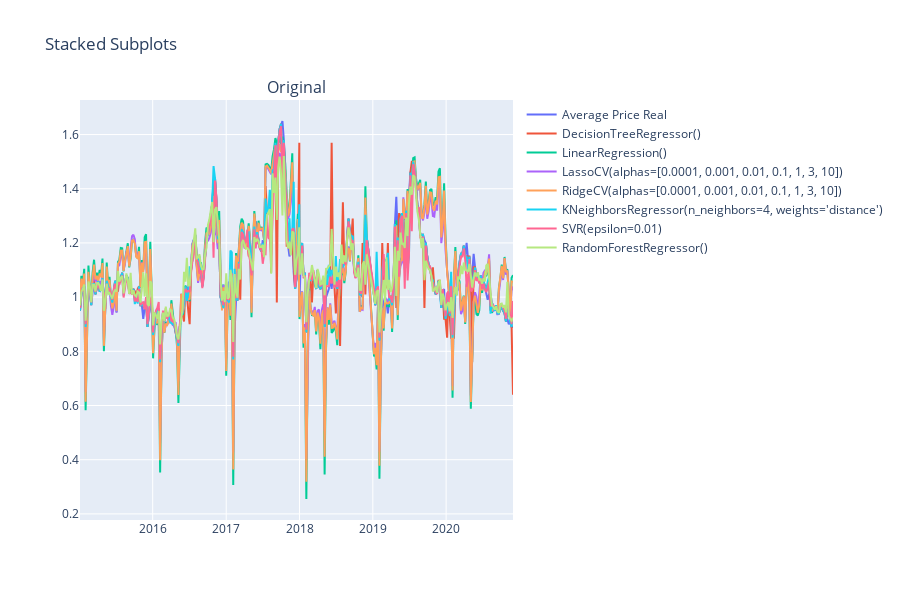

Notebook code cell kept with this figure:
### Code cell
import plotly.express as px
from plotly.subplots import make_subplots
import plotly.graph_objects as go

df = pd.read_csv("../data/slices/plot.csv")

mask1 = df['location_level'] == "Level 1"
mask2 = df['type'] == 'conventional'

df_plot = df[mask1 & mask2].copy()

fig = make_subplots(rows=1, cols=1, subplot_titles=("Original","Predicted"))

fig.append_trace(go.Scatter(
    x=df_plot['date'],
    y=df_plot['average_price'],
    name="Average Price Real"
), row=1, col=1)


for pipeline_name, pipeline in pipelines.items():
    
    y_predict = pipeline.predict(X)
    df_plot2 = df[mask2].copy()
    df_plot2['average_price_predicted'] = y_predict
    
    df_plot2 = df_plot2[mask1]

    fig.append_trace(go.Scatter(
        x=df_plot2['date'],
        y=df_plot2['average_price_predicted'],
        name=f"{pipeline.steps[1][1]}"
    ), row=1, col=1)

fig.update_layout(height=600, title_text="Stacked Subplots")
fig.show()

### Figure 1 — Plotly figure (JSON) as saved in the notebook; plotly's stock layout.template omitted (floating-point values rounded to 4 significant figures; data arrays with more than 128 entries replaced by an {"elided": "..."} marker saying what was removed)
{"data": [{"name": "Average Price Real", "type": "scatter", "x": {"elided": "306 str values"}, "xaxis": "x", "y": {"elided": "306 float values"}, "yaxis": "y"}, {"name": "DecisionTreeRegressor()", "type": "scatter", "x": {"elided": "306 str values"}, "xaxis": "x", "y": {"elided": "306 float values"}, "yaxis": "y"}, {"name": "LinearRegression()", "type": "scatter", "x": {"elided": "306 str values"}, "xaxis": "x", "y": {"elided": "306 float values"}, "yaxis": "y"}, {"name": "LassoCV(alphas=[0.0001, 0.001, 0.01, 0.1, 1, 3, 10])", "type": "scatter", "x": {"elided": "306 str values"}, "xaxis": "x", "y": {"elided": "306 float values"}, "yaxis": "y"}, {"name": "RidgeCV(alphas=[0.0001, 0.001, 0.01, 0.1, 1, 3, 10])", "type": "scatter", "x": {"elided": "306 str values"}, "xaxis": "x", "y": {"elided": "306 float values"}, "yaxis": "y"}, {"name": "KNeighborsRegressor(n_neighbors=4, weights='distance')", "type": "scatter", "x": {"elided": "306 str values"}, "xaxis": "x", "y": {"elided": "306 float values"}, "yaxis": "y"}, {"name": "SVR(epsilon=0.01)", "type": "scatter", "x": {"elided": "306 str values"}, "xaxis": "x", "y": {"elided": "306 float values"}, "yaxis": "y"}, {"name": "RandomForestRegressor()", "type": "scatter", "x": {"elided": "306 str values"}, "xaxis": "x", "y": {"elided": "306 float values"}, "yaxis": "y"}], "layout": {"annotations": [{"font": {"size": 16}, "showarrow": false, "text": "Original", "x": 0.5, "xanchor": "center", "xref": "paper", "y": 1, "yanchor": "bottom", "yref": "paper"}], "height": 600, "title": {"text": "Stacked Subplots"}, "xaxis": {"anchor": "y", "domain": [0, 1]}, "yaxis": {"anchor": "x", "domain": [0, 1]}}}
